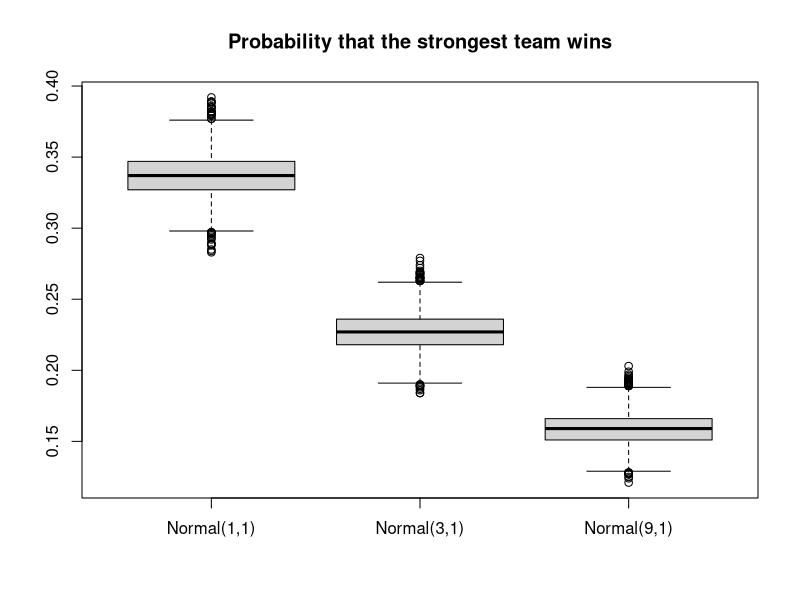
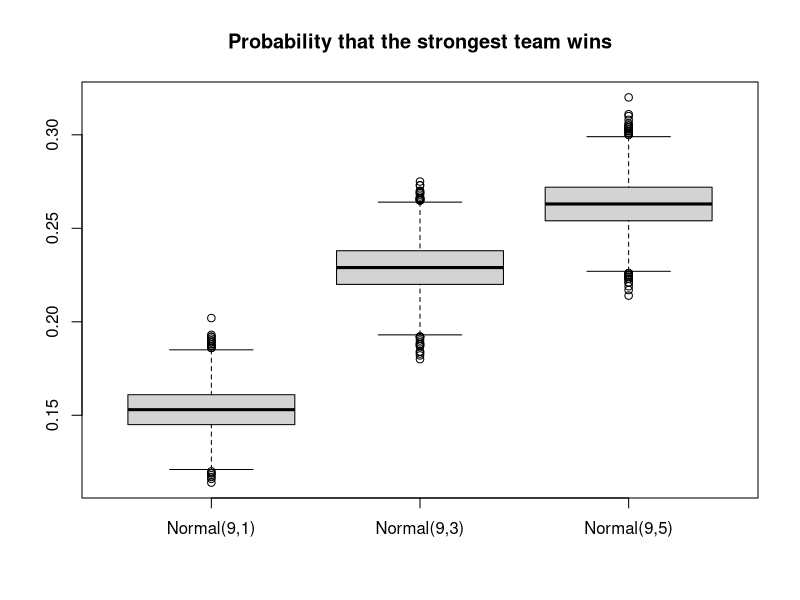
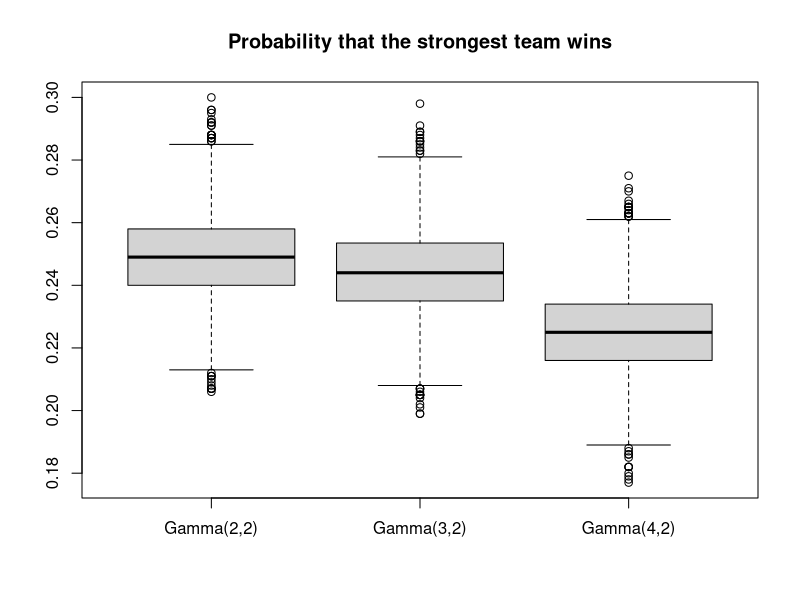
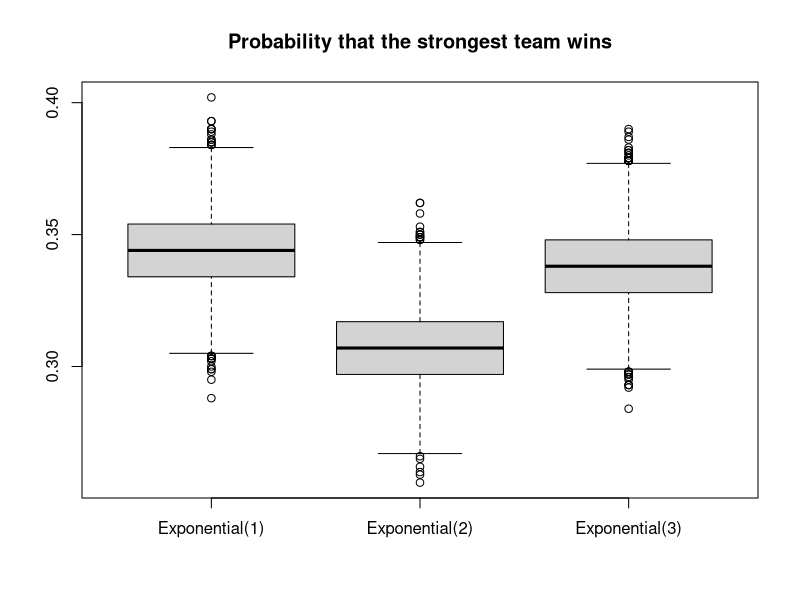
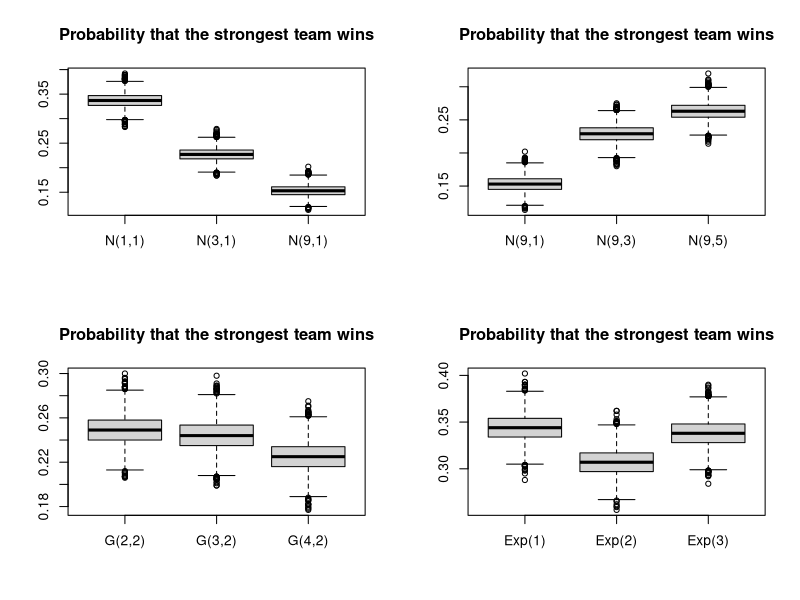

These charts were generated, in order, by the following R code:
## ---- chunk 1
library(knitr)
knitr::opts_chunk$set(fig.pos = '!h')
## ---- chunk 2
genNormalPowers <- function(n, mean=0, sd=1) {
  # INPUT:
  # n is the number of teams
  
  # OUTPUT:
  # returns a vector of team powers, sorted in decreasing order
  powers <- rnorm(n, mean, sd)
  return(sort(abs(powers), decreasing=TRUE))
}

# Reference: adapted from Yuchen Li (li215), HW2, Exercise 4

acceptReject <- function(nsim, f, min, max, M) {
  # INPUT:
  # nsim is the number of simulations
  # f is the target distribution
  # min is the min value in the domain of f
  # max is the max value in the domain of f
  # max
  # M >= sup{f(x)}
  
  # OUTPUT:
  # returns a vector of random variates sampled from f, using the 
  #   Accept-Reject method with Unif(min, max) as the reference distribution
  k1 = 0             # counter for accepted samples
  j1 = 0             # number of iterations required to get desired sample size
  y1 = numeric(nsim)    # storing the sample
  while(k1 < nsim){
      u = runif(1)
      x = runif(1, min, max)  # random variate from reference distribution
      g1 = 1
      if (u < f(x) / M / g1) {
        # condition of accepting x in our sample
        k1 = k1 + 1
        y1[k1] = x
      }
      j1 = j1 + 1
  }
  return(sort(y1, decreasing=TRUE))
}

inverseCDF <- function(n, inv_cdf) {
  # INPUT:
  # n is the number of simulations
  # inv_cdf is the inverse CDF function for f
  
  # OUTPUT:
  # returns a vector of random variates sampled from PDF f,
  #   using the Inverse CDF method
  u = runif(n)
  y = numeric(n)
  for (i in 1:n) {
    y[i] = inv_cdf(u[i])
  }
  return(sort(y, decreasing=TRUE))
}

genCrossTeamWinningProbabilities <- function(powers) {
  # INPUT:
  # powers is the teams powers
  
  # OUTPUT:
  # returns an n x n matrix M where M_{ij} is the probability of team-i beating team-j
  n = length(powers)
  probs = matrix(nrow=n, ncol=n)
  for (i in 1:n) {
    for (j in 1:n) {
      probs[i,j] = powers[i] / (powers[i] + powers[j])
    }
  }
  return(probs)
}
## ---- chunk 3
#' Creates a traditional tournament style seeding arrangement. 
#'
#' @param size is the number of seeds to generate. This needs
#' to be a power of two.
#'
tournament_seeding = function(size) {
    
    #' Generates the next round of seeding based off the passed in round.
    #'
    #' @param seeds is the previous round of seeding to generate for.
    #'
    nextRound = function(seeds) {
        
        # Next round has twice the size
        nextSize = length(seeds) * 2
        out = numeric(nextSize)
        idx = 1
        
        # Make sure to match up best seed with worst
        for (seed in seeds) {
            out[idx] = seed
            out[idx + 1] = (nextSize + 1) - seed
            idx = idx + 2
        }
        
        return(out)
    }
    
    # Stop if not a power of two
    if (sum(as.numeric(intToBits(size))) != 1) {
        stop("Size must be a power of two")
    }
    
    # Special case when size is 2
    if (size == 2) {
        return(c(1, 2))
    }
    
    # Calculate number of rounds
    rounds = log2(size) - 1
    
    # Start with first two seeds
    seeds = c(1, 2)
    
    # Iteratively generate next seeds
    for (i in 1:rounds) {
        seeds = nextRound(seeds)
    }
    
    return(seeds)
}

#' Creates a seeding arrangement that is left skewed.
#'
#' @param size is the number of seeds to generate. This needs
#' to be a power of two.
#'
left_skewed_seeding = function(size) {
    
    # Stop if not a power of two
    if (sum(as.numeric(intToBits(size))) != 1) {
        stop("Size must be a power of two")
    }
    
    # Special case when size is 2
    if (size == 2) {
        return(c(1, 2))
    }
    
    # Create seeds and left/right branches
    seeds = 1:size
    left_seeds = numeric(size / 2)
    right_seeds = numeric(size / 2)
    
    # Indexes for the left/right branches
    left_idx = 1
    right_idx = 1
    
    # Keep track of which branch will get the next seed
    left_turn = TRUE
    
    # For each iteration add the first and last seed to the
    # current branch
    for (i in 1:(size / 2)) {
        if (left_turn) {
            left_seeds[left_idx] = seeds[i]
            left_seeds[left_idx + 1] = seeds[(size + 1) - i]
            left_idx = left_idx + 2
            left_turn = FALSE
        } else {
            right_seeds[right_idx] = seeds[i]
            right_seeds[right_idx + 1] = seeds[(size + 1) - i]
            right_idx = right_idx + 2
            left_turn = TRUE
        }
    }
    
    # Combine branches
    c(left_seeds, right_seeds)
}

#' Creates a random seeding arrangement. 
#'
#' @param size is the number of seeds to generate. This needs
#' to be a power of two.
#'
random_seeding = function(size) {
    # Stop if not a power of two
    if (sum(as.numeric(intToBits(size))) != 1) {
        stop("Size must be a power of two")
    }
    
    return(sample(1:size, size))
}
## ---- chunk 4
simGame <- function(teams, matchups) {
  # function to simulate a game
  
  # INPUT:
  # teams is a vector of two teams (indices) that are "playing'
  # matchups is the matchup/probability matrix
  
  # OUTPUT:
  # returns winner of game
  
  team1 <- teams[1]
  team2 <- teams[2]
  matchup <- matchups[team1, team2]
  
  if (runif(1) < matchup) {
    return(team1)
  } else {
    return(team2)
  }
}

simRound <- function(bracket, matchups) {
  # function to simulate a round of a tournament given a bracket and probability matrix
  
  # INPUT:
  # bracket is the bracket structure
  # matchups is the matchup/probability matrix
  
  # OUTPUT:
  # returns winners of the round
  
  nGames <- length(bracket)/2
  outBracket <- c()
  for (game in 1:nGames) {
    teams <- bracket[(2*game - 1):(2*game)]
    winner <- simGame(teams, matchups)
    outBracket <- c(outBracket, winner)
  }
  
  return(outBracket)
}

# want to capture number of wins each team has per tournament
# list with the winning team
# "winner = team #
# "num wins" = c(how many wins each team has gotten)

simTournament <- function(bracket, matchups) {
  # function to simulate a tournament given a bracket and probability matrix
  
  # INPUT:
  # bracket is the bracket structure
  # matchups is the matchup/probability matrix
  
  # OUTPUT:
  # returns winner of tournament
  
  nTeams <- length(bracket)
  newBracket <- bracket
  nRounds <- log2(nTeams)
  
  results = c("Winner"=-1,"WinsPerTeam"=list(rep(0, ncol(matchups))))
  
  for (round in 1:nRounds) {
    #winsPrev = results["WinsPerTeam"]
    newBracket <- simRound(newBracket, matchups)
    for(i in newBracket){
      results$WinsPerTeam[i] = results$WinsPerTeam[i]+1
    }
  }
  
  results["Winner"] = newBracket
  return(results)
}
## ---- chunk 5
#function to generate bootstrap replicates
#INPUT:
#x is vector of team ranking/ other measure of 
#team power in different simulations
#B is number of replicates to generate
#estimator is the statistic we want, set as mean by
#default
#l is the length of bootstrap resample in each run
#set to length of x by default
#OUTPUT
#a list of bootstrap replicates, bias ans standard error
boot_replicate <- function(x, B = 5000, estimator = mean, l = length(x)){
  boots <- replicate(B, estimator(sample(x,l,replace=TRUE)))
  sd_b <- sd(boots)
  bias_b <- mean(boots - estimator(x))
  list(boot = boots, bias = bias_b, se = sd_b)
}

#function to generate jackknife replicates
#INPUT:
#x is vector of team ranking/ other measure of 
#team power in different simulations
#estimator is the statistic we want, set as mean by
#default
#OUTPUT
#a list of jackknife replicates, bias ans standard error
jack_replicate <- function(x, estimator = mean){
  n <- length(x)
  jack <- numeric(n)
  #perform jackknife
  for(i in 1:n)
    jack[i] <- estimator(x[-i])
  #bias using jackknife
  bias_j <- (n-1)*(mean(jack)-estimator(x))
  sumsq=sum((jack-mean(jack))^2)
  se_j <- sqrt((n-1)/n)*sqrt(sumsq)
  list(jack = jack,bias = bias_j, se = se_j)
}
## ---- chunk 6
getWinners = function(results) {
    winnerList = c()
    for(i in 1:(length(results) / 2)){
        winnerList = c(winnerList,results[,i]$Winner)
    }
    return(winnerList)
}

getWinsPerTeam = function(results) {
    winsPerTeamList = c()
    for(i in 1:(length(results) / 2)){
        winsPerTeamList = rbind(winsPerTeamList,results[,i]$WinsPerTeam)
    }
    return(winsPerTeamList)
}
## ---- chunk 7
# Re-generate Team Powers and Cross-Team Winning Probabilities before each simulation
simTournamentRegenerateSeedsAndProbs <- function(genSeeds, genProbs) {
    bracket <- genSeeds()
    matchups <- genProbs()
    return(simTournament(bracket, matchups))
}
## ---- chunk 8
numTeams = 8
nSim = 1000

# Normal(1, 1) team powers
genSeeds <- function() {
    return(random_seeding(numTeams))
}
genProbs <- function() {
    return(genCrossTeamWinningProbabilities(genNormalPowers(numTeams, mean=1)))
}

norm_11_results = replicate(
    nSim, 
    simTournamentRegenerateSeedsAndProbs(genSeeds, genProbs), 
    simplify="array"
)
norm_11_winners = getWinners(norm_11_results)
norm_11_boot_res <- boot_replicate(
    norm_11_winners,
    estimator=function(x) mean(x==1)
)

# Normal(3, 1) team powers
genSeeds <- function() {
    return(random_seeding(numTeams))
}
genProbs <- function() {
    return(genCrossTeamWinningProbabilities(genNormalPowers(numTeams, mean=3)))
}

norm_31_results = replicate(
    nSim, 
    simTournamentRegenerateSeedsAndProbs(genSeeds, genProbs), 
    simplify="array"
)
norm_31_winners = getWinners(norm_31_results)
norm_31_boot_res <- boot_replicate(
    norm_31_winners,
    estimator=function(x) mean(x==1)
)

# Normal(9, 1) team powers
genSeeds <- function() {
    return(random_seeding(numTeams))
}
genProbs <- function() {
    return(genCrossTeamWinningProbabilities(genNormalPowers(numTeams, mean=9)))
}

norm_91_results = replicate(
    nSim, 
    simTournamentRegenerateSeedsAndProbs(genSeeds, genProbs), 
    simplify="array"
)
norm_91_winners = getWinners(norm_91_results)
norm_91_boot_res <- boot_replicate(
    norm_91_winners,
    estimator=function(x) mean(x==1)
)

# Box plots
boxplot(
    norm_11_boot_res$boot,
    norm_31_boot_res$boot,
    norm_91_boot_res$boot,
    names=c("Normal(1,1)", "Normal(3,1)", "Normal(9,1)")
)
title("Probability that the strongest team wins")
## ---- chunk 9
numTeams = 8
nSim = 1000

# Normal(9, 1) team powers
genSeeds <- function() {
    return(random_seeding(numTeams))
}
genProbs <- function() {
    return(genCrossTeamWinningProbabilities(genNormalPowers(numTeams, mean=9, sd=1)))
}

norm_91_results = replicate(
    nSim, 
    simTournamentRegenerateSeedsAndProbs(genSeeds, genProbs), 
    simplify="array"
)
norm_91_winners = getWinners(norm_91_results)
norm_91_boot_res <- boot_replicate(
    norm_91_winners,
    estimator=function(x) mean(x==1)
)

# Normal(9, 3) team powers
genSeeds <- function() {
    return(random_seeding(numTeams))
}
genProbs <- function() {
    return(genCrossTeamWinningProbabilities(genNormalPowers(numTeams, mean=9, sd=3)))
}

norm_93_results = replicate(
    nSim, 
    simTournamentRegenerateSeedsAndProbs(genSeeds, genProbs), 
    simplify="array"
)
norm_93_winners = getWinners(norm_93_results)
norm_93_boot_res <- boot_replicate(
    norm_93_winners,
    estimator=function(x) mean(x==1)
)

# Normal(9, 5) team powers
genSeeds <- function() {
    return(random_seeding(numTeams))
}
genProbs <- function() {
    return(genCrossTeamWinningProbabilities(genNormalPowers(numTeams, mean=9, sd=5)))
}

norm_95_results = replicate(
    nSim, 
    simTournamentRegenerateSeedsAndProbs(genSeeds, genProbs), 
    simplify="array"
)
norm_95_winners = getWinners(norm_95_results)
norm_95_boot_res <- boot_replicate(
    norm_95_winners,
    estimator=function(x) mean(x==1)
)

# Box plots
boxplot(
    norm_91_boot_res$boot,
    norm_93_boot_res$boot,
    norm_95_boot_res$boot,
    names=c("Normal(9,1)", "Normal(9,3)", "Normal(9,5)")
)
title("Probability that the strongest team wins")
## ---- chunk 10
numTeams = 8
nSim = 1000

gammaPDF <- function(x, a, b) {
    return(b^a / gamma(a) * x^(a-1) * exp(-b*x))
}

# Gamma(2,2) team powers
f <- function(x) {
    return(gammaPDF(x, 2, 2))
}
genSeeds <- function() {
    return(random_seeding(numTeams))
}
genProbs <- function() {
    return(genCrossTeamWinningProbabilities(
        genCrossTeamWinningProbabilities(
         acceptReject(numTeams, f, 0, 25, 0.2)
        )
    ))
}

gamma_22_results = replicate(
    nSim, 
    simTournamentRegenerateSeedsAndProbs(genSeeds, genProbs), 
    simplify="array"
)
gamma_22_winners = getWinners(gamma_22_results)
gamma_22_boot_res <- boot_replicate(
    gamma_22_winners,
    estimator=function(x) mean(x==1)
)

# Gamma(3,2) team powers
f <- function(x) {
    return(gammaPDF(x, 3, 2))
}
genSeeds <- function() {
    return(random_seeding(numTeams))
}
genProbs <- function() {
    return(genCrossTeamWinningProbabilities(
        genCrossTeamWinningProbabilities(
         acceptReject(numTeams, f, 0, 25, 0.2)
        )
    ))
}

gamma_32_results = replicate(
    nSim, 
    simTournamentRegenerateSeedsAndProbs(genSeeds, genProbs), 
    simplify="array"
)
gamma_32_winners = getWinners(gamma_32_results)
gamma_32_boot_res <- boot_replicate(
    gamma_32_winners,
    estimator=function(x) mean(x==1)
)

# Gamma(4,2) team powers
f <- function(x) {
    return(gammaPDF(x, 4, 2))
}
genSeeds <- function() {
    return(random_seeding(numTeams))
}
genProbs <- function() {
    return(genCrossTeamWinningProbabilities(
        genCrossTeamWinningProbabilities(
         acceptReject(numTeams, f, 0, 25, 0.2)
        )
    ))
}

gamma_42_results = replicate(
    nSim, 
    simTournamentRegenerateSeedsAndProbs(genSeeds, genProbs), 
    simplify="array"
)
gamma_42_winners = getWinners(gamma_42_results)
gamma_42_boot_res <- boot_replicate(
    gamma_42_winners,
    estimator=function(x) mean(x==1)
)

# Box plots
boxplot(
    gamma_22_boot_res$boot,
    gamma_32_boot_res$boot,
    gamma_42_boot_res$boot,
    names=c("Gamma(2,2)", "Gamma(3,2)", "Gamma(4,2)")
)
title("Probability that the strongest team wins")
## ---- chunk 11
numTeams = 8
nSim = 1000

# Exponential(1) team powers
inv_cdf <- function(x) {return(-log(x) / 1)}
genSeeds <- function() {
    return(random_seeding(numTeams))
}
genProbs <- function() {
    return(genCrossTeamWinningProbabilities(
        genCrossTeamWinningProbabilities(
         inverseCDF(
            numTeams, 
            inv_cdf
          )
        )
    ))
}

exp_1_results = replicate(
    nSim, 
    simTournamentRegenerateSeedsAndProbs(genSeeds, genProbs), 
    simplify="array"
)
exp_1_winners = getWinners(exp_1_results)
exp_1_boot_res <- boot_replicate(
    exp_1_winners,
    estimator=function(x) mean(x==1)
)

# Exponential(2) team powers
inv_cdf <- function(x) {return(-log(x) / 2)}
genSeeds <- function() {
    return(random_seeding(numTeams))
}
genProbs <- function() {
    return(genCrossTeamWinningProbabilities(
        genCrossTeamWinningProbabilities(
         inverseCDF(
            numTeams, 
            inv_cdf
          )
        )
    ))
}

exp_2_results = replicate(
    nSim, 
    simTournamentRegenerateSeedsAndProbs(genSeeds, genProbs), 
    simplify="array"
)
exp_2_winners = getWinners(exp_2_results)
exp_2_boot_res <- boot_replicate(
    exp_2_winners,
    estimator=function(x) mean(x==1)
)

# Exponential(3) team powers
inv_cdf <- function(x) {return(-log(x) / 3)}
genSeeds <- function() {
    return(random_seeding(numTeams))
}
genProbs <- function() {
    return(genCrossTeamWinningProbabilities(
        genCrossTeamWinningProbabilities(
         inverseCDF(
            numTeams, 
            inv_cdf
          )
        )
    ))
}

exp_3_results = replicate(
    nSim, 
    simTournamentRegenerateSeedsAndProbs(genSeeds, genProbs), 
    simplify="array"
)
exp_3_winners = getWinners(exp_3_results)
exp_3_boot_res <- boot_replicate(
    exp_3_winners,
    estimator=function(x) mean(x==1)
)

# Box plots
boxplot(
    exp_1_boot_res$boot,
    exp_2_boot_res$boot,
    exp_3_boot_res$boot,
    names=c("Exponential(1)", "Exponential(2)", "Exponential(3)")
)
title("Probability that the strongest team wins")
## ---- chunk 12
par(mfrow=c(2,2))

boxplot(
    norm_11_boot_res$boot,
    norm_31_boot_res$boot,
    norm_91_boot_res$boot,
    names=c("N(1,1)", "N(3,1)", "N(9,1)")
)
title("Probability that the strongest team wins")

boxplot(
    norm_91_boot_res$boot,
    norm_93_boot_res$boot,
    norm_95_boot_res$boot,
    names=c("N(9,1)", "N(9,3)", "N(9,5)")
)
title("Probability that the strongest team wins")

boxplot(
    gamma_22_boot_res$boot,
    gamma_32_boot_res$boot,
    gamma_42_boot_res$boot,
    names=c("G(2,2)", "G(3,2)", "G(4,2)")
)
title("Probability that the strongest team wins")

boxplot(
    exp_1_boot_res$boot,
    exp_2_boot_res$boot,
    exp_3_boot_res$boot,
    names=c("Exp(1)", "Exp(2)", "Exp(3)")
)
title("Probability that the strongest team wins")
